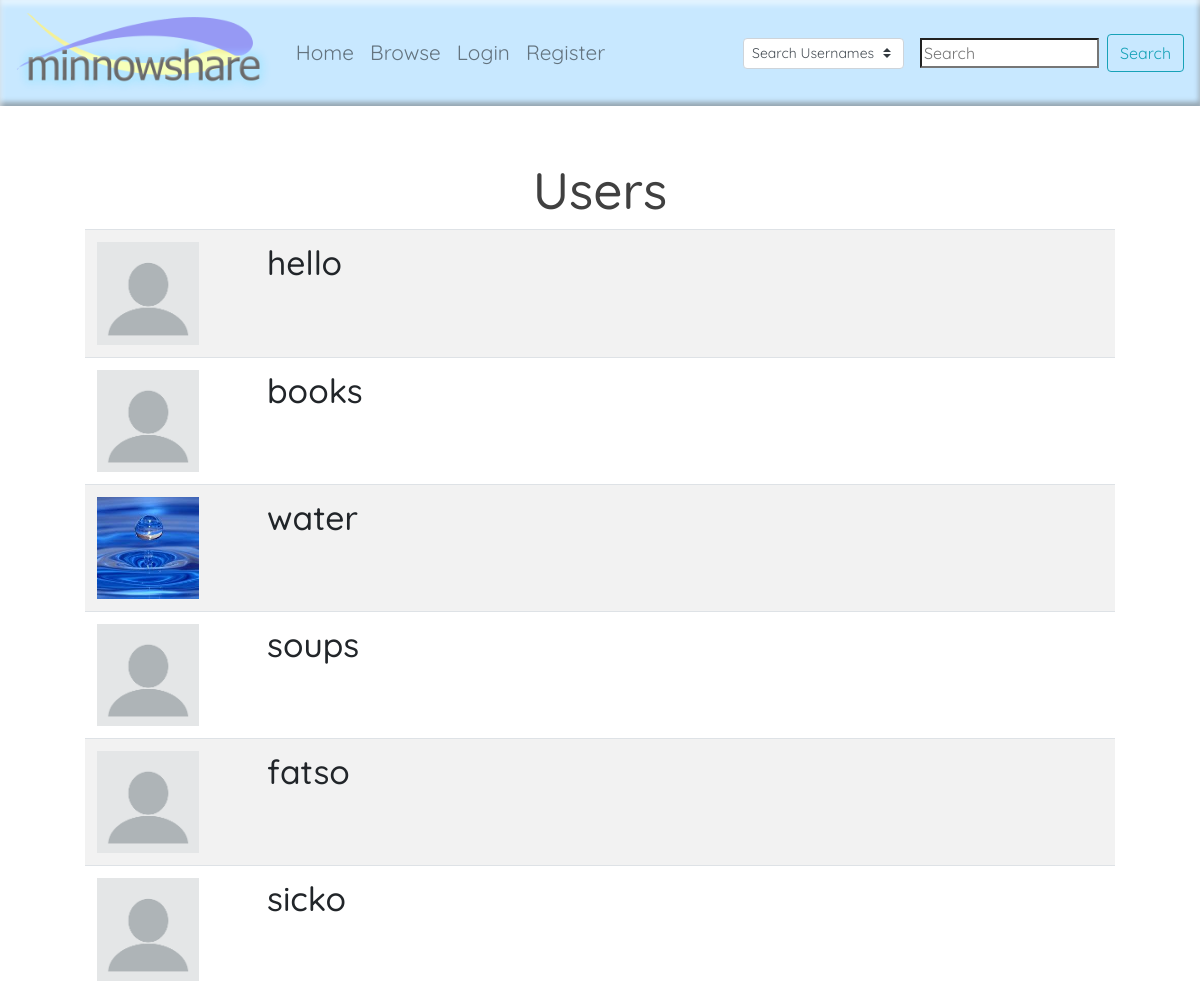
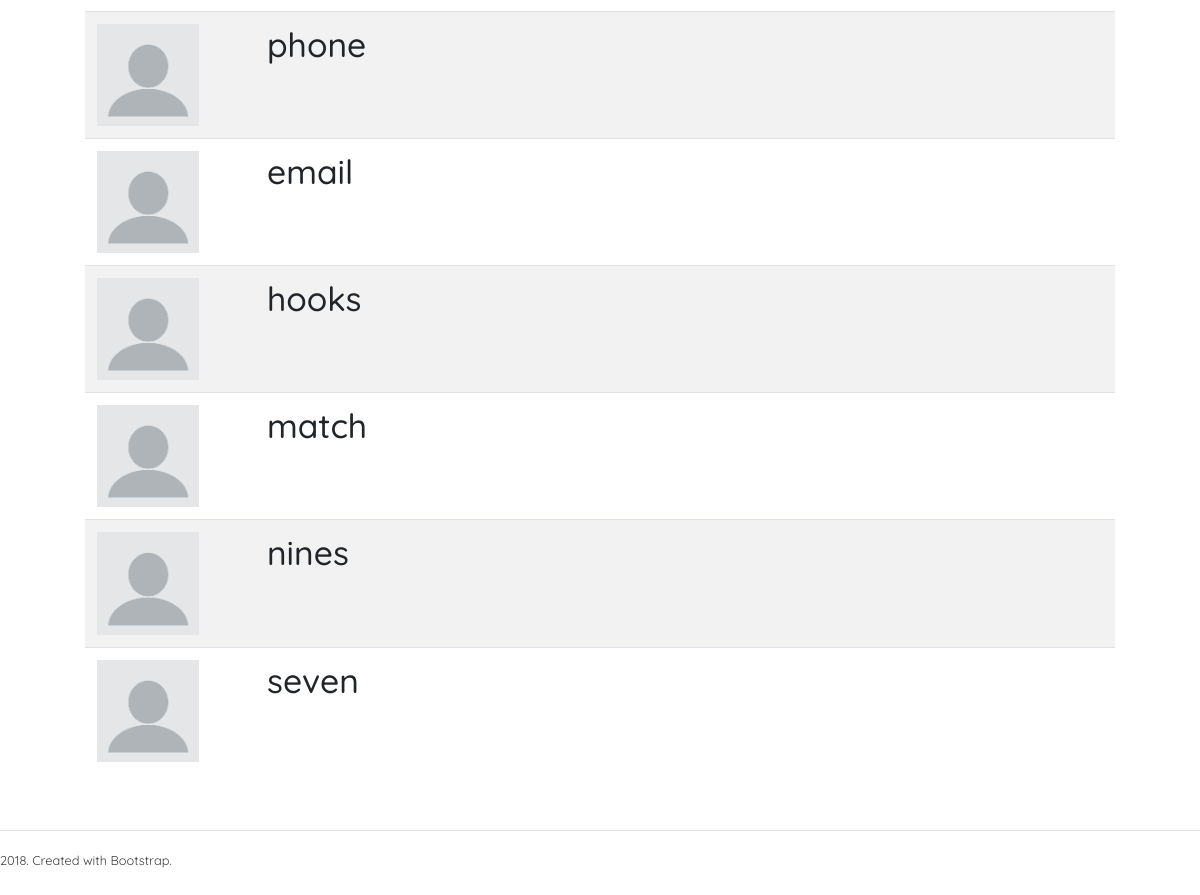
Screenshot of /search.php with the database file from the repository (2 pictures, top to bottom).
### tables this page shows
CREATE TABLE `users` (
  `userid` int(11) NOT NULL,
  `username` varchar(20) NOT NULL,
  `pass` varchar(64) NOT NULL,
  `email` varchar(255) NOT NULL
);

### includes/connection.php (called while the page is built, shortened)
<?php
$server = "localhost";
$username = "root";
$password = "";
$database = "minnowshare";
try{
    $con = mysqli_connect($server, $username, $password, $database);
} catch(Exception $errormsg){
    trigger_error( $errormsg->getMessage());
}
function escape_data($name){
    global $con;
    $name = trim($name);
    $name = mysqli_real_escape_string($con, $name);
    return strip_tags($name);
}
?>

### search.php (the view, shortened to what this page needs)
<?php
include("header.php");
require_once("./includes/connection.php");
$search = escape_data($_GET['q']);
$file_type = $_GET['file_type'];
$search_type = $_GET['search_type']; ?>
<div class="container" style="padding: 30px 40px 0 40px">
    <?php
    if($search_type == 'files'){
        if(!$logged_in and $file_type != 'public'){
            ?>
            <div align=center class="container">
               <hr>
               <br>
                <h2>
                    Must Be Logged In To Search Non-Public Files!
                </h2>
            </div>
            <?php
            include("footer.php");
            exit();
        }
        include("scripts/displayFiles.php");
        switch($file_type){
            case 'public':
                echo "<br><h2 id='public-display'>Public Uploads: </h2><br>";
                display_files(array('sharetype'=>'public', 'recs_per_page'=>6, 'like'=>$search));
                break;
            case 'private':
                echo "<br><h2 id='private-display'>My Private Uploads: </h2><br>";
                display_files(array('sharetype'=>'private', 'recs_per_page'=>6, 'user'=>$_SESSION['userid'], 'like'=>$search));
                break;
            case 'friends':
                echo "<br><h2 id='friends-display'>Uploads From Friends: </h2><br>";
                display_files(array('sharetype'=>'friends', 'recs_per_page'=>6, 'user'=>$_SESSION['userid'], 'like'=>$search));
                break;
        }
    } else{
        $name_query = mysqli_query($con, "SELECT userid, username FROM users WHERE username LIKE '%$search%'"); ?>
        <div class="container">
           <div class="container" align=center>
               <h1>Users</h1>
           </div>
            <table class="table table-striped">
              <tbody>
        <?php
        while($user_info = mysqli_fetch_assoc($name_query)){
            $uid = $user_info['userid'];
            $username = $user_info['username'];
            $pic = glob ("./profile-pics/" . $uid . ".*");
            $pic = $pic ? $pic[0] : "./images/blankprofile.png";
    ?>
                <tr>
                  <td style="width: calc(10vw + 50px)"><img style="width: 70%" src="<?php echo $pic ?>" alt="<?php echo $username; ?>'s Profile Pic"></td>
                  <td><a href="profile.php?user=<?php echo $uid;?>"><h2><?php echo $username ?></h2></a></td>
                </tr>
        <?php
            }?>
                </tbody>
            </table>
        </div>
    <?php
    } ?>
</div>
<?php
include("footer.php");
?>

### css/style.css (style rules this page uses)
html, body { height:100%; }
body { font-family: 'Quicksand', sans-serif; color: #404040; }
h1 { font-size:3.2em; }
a { color: inherit; }
h2 { font-size: 2.1em; }

### rows the page displays
users: username "hello"
users: username "books"
users: shows a picture, username "water"
users: username "soups"
users: username "fatso"
users: username "sicko"
users: username "phone"
users: username "email"
users: username "hooks"
users: username "match"
users: username "nines"
users: username "seven"

### other values shown
$page "Home"
$page "Browse"
$page "Login"
$page "Register"
